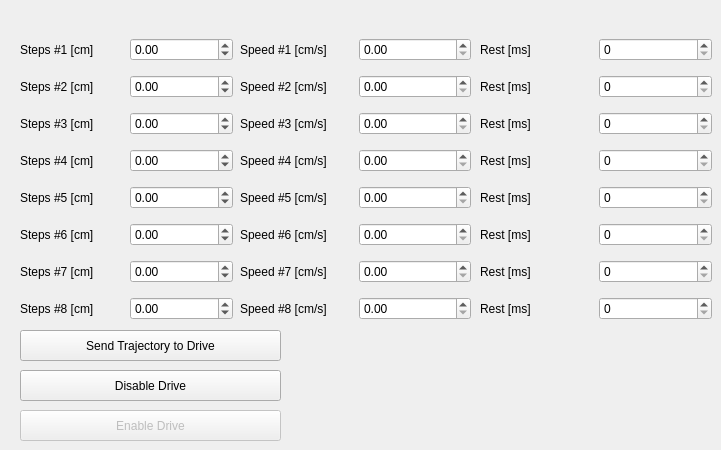
    <widget class="QWidget" name="ComplexTab3">
     <attribute name="title">
      <string>Drive 3</string>
     </attribute>
     <widget class="QWidget" name="layoutWidget_30">
      <property name="geometry">
       <rect>
        <x>20</x>
        <y>30</y>
        <width>213</width>
        <height>300</height>
       </rect>
      </property>
      <layout class="QGridLayout" name="gridLayout_18">
       <item row="0" column="0">
        <widget class="QLabel" name="labelCSteps1_3">
         <property name="text">
          <string>Steps #1 [cm]</string>
         </property>
        </widget>
       </item>
       <item row="1" column="0">
        <widget class="QLabel" name="labelCSteps2_3">
         <property name="text">
          <string>Steps #2 [cm]</string>
         </property>
        </widget>
       </item>
       <item row="2" column="0">
        <widget class="QLabel" name="labelCSSteps3_3">
         <property name="text">
          <string>Steps #3 [cm]</string>
         </property>
        </widget>
       </item>
       <item row="3" column="0">
        <widget class="QLabel" name="labelCSSteps4_3">
         <property name="text">
          <string>Steps #4 [cm]</string>
         </property>
        </widget>
       </item>
       <item row="5" column="0">
        <widget class="QLabel" name="labelCSteps6_3">
         <property name="text">
          <string>Steps #6 [cm]</string>
         </property>
        </widget>
       </item>
       <item row="6" column="0">
        <widget class="QLabel" name="labelCSteps7_3">
         <property name="text">
          <string>Steps #7 [cm]</string>
         </property>
        </widget>
       </item>
       <item row="7" column="0">
        <widget class="QLabel" name="labelCSteps8_3">
         <property name="text">
          <string>Steps #8 [cm]</string>
         </property>
        </widget>
       </item>
       <item row="4" column="0">
        <widget class="QLabel" name="labelCSteps5_3">
         <property name="text">
          <string>Steps #5 [cm]</string>
         </property>
        </widget>
       </item>
       <item row="0" column="1">
        <widget class="QDoubleSpinBox" name="sbSteps3_1">
         <property name="minimum">
          <double>-22.000000000000000</double>
         </property>
         <property name="maximum">
          <double>22.000000000000000</double>
         </property>
        </widget>
       </item>
       <item row="1" column="1">
        <widget class="QDoubleSpinBox" name="sbSteps3_2">
         <property name="minimum">
          <double>-22.000000000000000</double>
         </property>
         <property name="maximum">
          <double>22.000000000000000</double>
         </property>
        </widget>
       </item>
       <item row="2" column="1">
        <widget class="QDoubleSpinBox" name="sbSteps3_3">
         <property name="minimum">
          <double>-22.000000000000000</double>
         </property>
         <property name="maximum">
          <double>22.000000000000000</double>
         </property>
        </widget>
       </item>
       <item row="3" column="1">
        <widget class="QDoubleSpinBox" name="sbSteps3_4">
         <property name="minimum">
          <double>-22.000000000000000</double>
         </property>
         <property name="maximum">
          <double>22.000000000000000</double>
         </property>
        </widget>
       </item>
       <item row="4" column="1">
        <widget class="QDoubleSpinBox" name="sbSteps3_5">
         <property name="minimum">
          <double>-22.000000000000000</double>
         </property>
         <property name="maximum">
          <double>22.000000000000000</double>
         </property>
        </widget>
       </item>
       <item row="5" column="1">
        <widget class="QDoubleSpinBox" name="sbSteps3_6">
         <property name="minimum">
          <double>-22.000000000000000</double>
         </property>
         <property name="maximum">
          <double>22.000000000000000</double>
         </property>
        </widget>
       </item>
       <item row="6" column="1">
        <widget class="QDoubleSpinBox" name="sbSteps3_7">
         <property name="minimum">
          <double>-22.000000000000000</double>
         </property>
         <property name="maximum">
          <double>22.000000000000000</double>
         </property>
        </widget>
       </item>
       <item row="7" column="1">
        <widget class="QDoubleSpinBox" name="sbSteps3_8">
         <property name="minimum">
          <double>-22.000000000000000</double>
         </property>
         <property name="maximum">
          <double>22.000000000000000</double>
         </property>
        </widget>
       </item>
      </layout>
     </widget>
     <widget class="QWidget" name="layoutWidget_32">
      <property name="geometry">
       <rect>
        <x>240</x>
        <y>30</y>
        <width>231</width>
        <height>300</height>
       </rect>
      </property>
      <layout class="QGridLayout" name="gridLayout_19">
       <item row="0" column="0">
        <widget class="QLabel" name="labelCSpeed1_5">
         <property name="text">
          <string>Speed #1 [cm/s]</string>
         </property>
        </widget>
       </item>
       <item row="1" column="0">
        <widget class="QLabel" name="labelCSpeed2_5">
         <property name="text">
          <string>Speed #2 [cm/s]</string>
         </property>
        </widget>
       </item>
       <item row="2" column="0">
        <widget class="QLabel" name="labelCSpeed3_5">
         <property name="text">
          <string>Speed #3 [cm/s]</string>
         </property>
        </widget>
       </item>
       <item row="3" column="0">
        <widget class="QLabel" name="labelCSpeed4_5">
         <property name="text">
          <string>Speed #4 [cm/s]</string>
         </property>
        </widget>
       </item>
       <item row="4" column="0">
        <widget class="QLabel" name="labelCSpeed5_4">
         <property name="text">
          <string>Speed #5 [cm/s]</string>
         </property>
        </widget>
       </item>
       <item row="5" column="0">
        <widget class="QLabel" name="labelCSpeed6_4">
         <property name="text">
          <string>Speed #6 [cm/s]</string>
         </property>
        </widget>
       </item>
       <item row="6" column="0">
        <widget class="QLabel" name="labelCSpeed7_4">
         <property name="text">
          <string>Speed #7 [cm/s]</string>
         </property>
        </widget>
       </item>
       <item row="7" column="0">
        <widget class="QLabel" name="labelCSpeed8_4">
         <property name="text">
          <string>Speed #8 [cm/s]</string>
         </property>
        </widget>
       </item>
       <item row="0" column="1">
        <widget class="QDoubleSpinBox" name="sbSpeed3_1">
         <property name="maximum">
          <double>12.000000000000000</double>
         </property>
        </widget>
       </item>
       <item row="1" column="1">
        <widget class="QDoubleSpinBox" name="sbSpeed3_2">
         <property name="maximum">
          <double>12.000000000000000</double>
         </property>
        </widget>
       </item>
       <item row="2" column="1">
        <widget class="QDoubleSpinBox" name="sbSpeed3_3">
         <property name="maximum">
          <double>12.000000000000000</double>
         </property>
        </widget>
       </item>
       <item row="3" column="1">
        <widget class="QDoubleSpinBox" name="sbSpeed3_4">
         <property name="maximum">
          <double>12.000000000000000</double>
         </property>
        </widget>
       </item>
       <item row="4" column="1">
        <widget class="QDoubleSpinBox" name="sbSpeed3_5">
         <property name="maximum">
          <double>12.000000000000000</double>
         </property>
        </widget>
       </item>
       <item row="5" column="1">
        <widget class="QDoubleSpinBox" name="sbSpeed3_6">
         <property name="maximum">
          <double>12.000000000000000</double>
         </property>
        </widget>
       </item>
       <item row="6" column="1">
        <widget class="QDoubleSpinBox" name="sbSpeed3_7">
         <property name="maximum">
          <double>12.000000000000000</double>
         </property>
        </widget>
       </item>
       <item row="7" column="1">
        <widget class="QDoubleSpinBox" name="sbSpeed3_8">
         <property name="maximum">
          <double>12.000000000000000</double>
         </property>
        </widget>
       </item>
      </layout>
     </widget>
     <widget class="QWidget" name="layoutWidget_4">
      <property name="geometry">
       <rect>
        <x>480</x>
        <y>30</y>
        <width>232</width>
        <height>300</height>
       </rect>
      </property>
      <layout class="QGridLayout" name="gridLayout_8">
       <item row="0" column="0">
        <widget class="QLabel" name="lCRest3_1">
         <property name="text">
          <string>Rest [ms]</string>
         </property>
        </widget>
       </item>
       <item row="0" column="1">
        <widget class="QSpinBox" name="sbCRest3_1">
         <property name="maximum">
          <number>10000</number>
         </property>
         <property name="value">
          <number>0</number>
         </property>
        </widget>
       </item>
       <item row="1" column="0">
        <widget class="QLabel" name="lCRest3_2">
         <property name="text">
          <string>Rest [ms]</string>
         </property>
        </widget>
       </item>
       <item row="1" column="1">
        <widget class="QSpinBox" name="sbCRest3_2">
         <property name="maximum">
          <number>10000</number>
         </property>
         <property name="value">
          <number>0</number>
         </property>
        </widget>
       </item>
       <item row="2" column="0">
        <widget class="QLabel" name="lCRest3_3">
         <property name="text">
          <string>Rest [ms]</string>
         </property>
        </widget>
       </item>
       <item row="2" column="1">
        <widget class="QSpinBox" name="sbCRest3_3">
         <property name="maximum">
          <number>10000</number>
         </property>
         <property name="value">
          <number>0</number>
         </property>
        </widget>
       </item>
       <item row="3" column="0">
        <widget class="QLabel" name="lCRest3_4">
         <property name="text">
          <string>Rest [ms]</string>
         </property>
        </widget>
       </item>
       <item row="3" column="1">
        <widget class="QSpinBox" name="sbCRest3_4">
         <property name="maximum">
          <number>10000</number>
         </property>
         <property name="value">
          <number>0</number>
         </property>
        </widget>
       </item>
       <item row="4" column="0">
        <widget class="QLabel" name="lCRest3_5">
         <property name="text">
          <string>Rest [ms]</string>
         </property>
        </widget>
       </item>
       <item row="4" column="1">
        <widget class="QSpinBox" name="sbCRest3_5">
         <property name="maximum">
          <number>10000</number>
         </property>
         <property name="value">
          <number>0</number>
         </property>
        </widget>
       </item>
       <item row="5" column="0">
        <widget class="QLabel" name="lCRest3_6">
         <property name="text">
          <string>Rest [ms]</string>
         </property>
        </widget>
       </item>
       <item row="5" column="1">
        <widget class="QSpinBox" name="sbCRest3_6">
         <property name="maximum">
          <number>10000</number>
         </property>
         <property name="value">
          <number>0</number>
         </property>
        </widget>
       </item>
       <item row="6" column="0">
        <widget class="QLabel" name="lCRest_7">
         <property name="text">
          <string>Rest [ms]</string>
         </property>
        </widget>
       </item>
       <item row="6" column="1">
        <widget class="QSpinBox" name="sbCRest3_7">
         <property name="maximum">
          <number>10000</number>
         </property>
         <property name="value">
          <number>0</number>
         </property>
        </widget>
       </item>
       <item row="7" column="0">
        <widget class="QLabel" name="lCRest3_8">
         <property name="text">
          <string>Rest [ms]</string>
         </property>
        </widget>
       </item>
       <item row="7" column="1">
        <widget class="QSpinBox" name="sbCRest3_8">
         <property name="maximum">
          <number>10000</number>
         </property>
         <property name="value">
          <number>0</number>
         </property>
        </widget>
       </item>
      </layout>
     </widget>
     <widget class="QPushButton" name="pbSendTraj3">
      <property name="geometry">
       <rect>
        <x>20</x>
        <y>330</y>
        <width>261</width>
        <height>31</height>
       </rect>
      </property>
      <property name="text">
       <string>Send Trajectory to Drive</string>
      </property>
     </widget>
     <widget class="QPushButton" name="pbDisableDrive3">
      <property name="geometry">
       <rect>
        <x>20</x>
        <y>370</y>
        <width>261</width>
        <height>31</height>
       </rect>
      </property>
      <property name="text">
       <string>Disable Drive</string>
      </property>
     </widget>
     <widget class="QPushButton" name="pbEnableDrive3">
      <property name="enabled">
       <bool>false</bool>
      </property>
      <property name="geometry">
       <rect>
        <x>20</x>
        <y>410</y>
        <width>261</width>
        <height>31</height>
       </rect>
      </property>
      <property name="text">
       <string>Enable Drive</string>
      </property>
     </widget>
    </widget>
